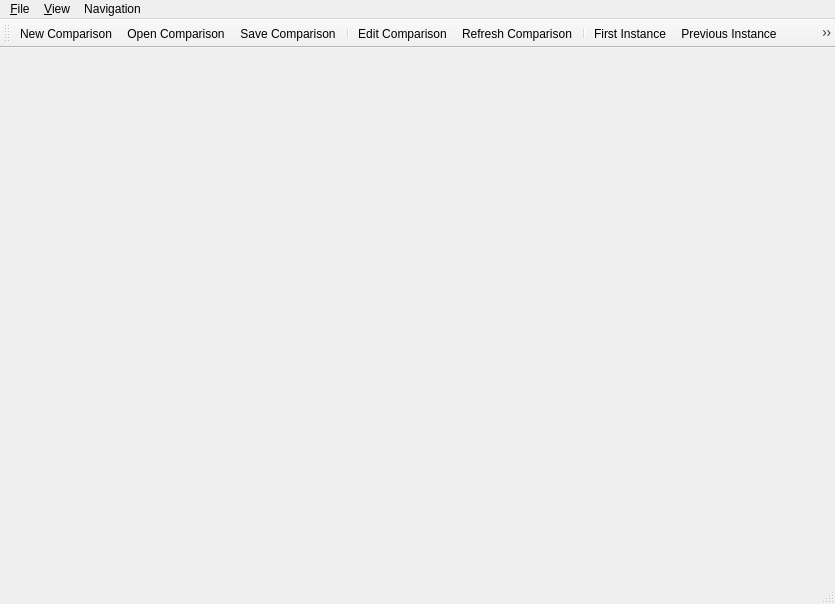
<?xml version="1.0" encoding="UTF-8"?>
<ui version="4.0">
 <class>MainWindowClass</class>
 <widget class="QMainWindow" name="MainWindowClass">
  <property name="geometry">
   <rect>
    <x>0</x>
    <y>0</y>
    <width>835</width>
    <height>604</height>
   </rect>
  </property>
  <property name="windowTitle">
   <string>Caméléon</string>
  </property>
  <widget class="MainView" name="mainView">
   <widget class="QWidget" name="gridLayoutWidget">
    <property name="geometry">
     <rect>
      <x>70</x>
      <y>80</y>
      <width>141</width>
      <height>61</height>
     </rect>
    </property>
    <layout class="QGridLayout" name="gridLayout"/>
   </widget>
  </widget>
  <widget class="QMenuBar" name="menuBar">
   <property name="geometry">
    <rect>
     <x>0</x>
     <y>0</y>
     <width>835</width>
     <height>22</height>
    </rect>
   </property>
   <widget class="QMenu" name="menuFile">
    <property name="title">
     <string>&amp;File</string>
    </property>
    <addaction name="actionNewComparison"/>
    <addaction name="actionOpenComparison"/>
    <addaction name="actionSaveComparison"/>
    <addaction name="actionSaveComparisonAs"/>
    <addaction name="separator"/>
    <addaction name="actionEditComparison"/>
    <addaction name="actionRefreshComparison"/>
    <addaction name="separator"/>
    <addaction name="actionCloseComparison"/>
    <addaction name="separator"/>
    <addaction name="actionQuit"/>
   </widget>
   <widget class="QMenu" name="menuView">
    <property name="title">
     <string>&amp;View</string>
    </property>
    <addaction name="actionZoomIn"/>
    <addaction name="actionZoomOut"/>
    <addaction name="actionZoom1to1"/>
    <addaction name="separator"/>
    <addaction name="actionSaveScreenshot"/>
   </widget>
   <widget class="QMenu" name="menuNavigation">
    <property name="title">
     <string>Navigation</string>
    </property>
    <addaction name="actionFirstInstance"/>
    <addaction name="actionPreviousInstance"/>
    <addaction name="actionNextInstance"/>
    <addaction name="actionLastInstance"/>
   </widget>
   <addaction name="menuFile"/>
   <addaction name="menuView"/>
   <addaction name="menuNavigation"/>
  </widget>
  <widget class="QToolBar" name="mainToolBar">
   <attribute name="toolBarArea">
    <enum>TopToolBarArea</enum>
   </attribute>
   <attribute name="toolBarBreak">
    <bool>false</bool>
   </attribute>
   <addaction name="actionNewComparison"/>
   <addaction name="actionOpenComparison"/>
   <addaction name="actionSaveComparison"/>
   <addaction name="separator"/>
   <addaction name="actionEditComparison"/>
   <addaction name="actionRefreshComparison"/>
   <addaction name="separator"/>
   <addaction name="actionFirstInstance"/>
   <addaction name="actionPreviousInstance"/>
   <addaction name="actionNextInstance"/>
   <addaction name="actionLastInstance"/>
  </widget>
  <widget class="QStatusBar" name="statusBar"/>
  <action name="actionNewComparison">
   <property name="text">
    <string>&amp;New Comparison...</string>
   </property>
   <property name="shortcut">
    <string>Ctrl+N</string>
   </property>
  </action>
  <action name="actionOpenComparison">
   <property name="text">
    <string>&amp;Open Comparison...</string>
   </property>
   <property name="shortcut">
    <string>Ctrl+O</string>
   </property>
  </action>
  <action name="actionCloseComparison">
   <property name="text">
    <string>&amp;Close Comparison</string>
   </property>
   <property name="shortcut">
    <string>Ctrl+W</string>
   </property>
  </action>
  <action name="actionQuit">
   <property name="text">
    <string>&amp;Quit</string>
   </property>
   <property name="shortcut">
    <string>Ctrl+Q</string>
   </property>
  </action>
  <action name="actionSaveComparison">
   <property name="text">
    <string>&amp;Save Comparison</string>
   </property>
   <property name="shortcut">
    <string>Ctrl+S</string>
   </property>
  </action>
  <action name="actionSaveComparisonAs">
   <property name="text">
    <string>Save Comparison &amp;As...</string>
   </property>
  </action>
  <action name="actionZoomIn">
   <property name="text">
    <string>Zoom &amp;In</string>
   </property>
   <property name="shortcut">
    <string>Ctrl+=</string>
   </property>
  </action>
  <action name="actionZoomOut">
   <property name="text">
    <string>Zoom &amp;Out</string>
   </property>
   <property name="shortcut">
    <string>Ctrl+-</string>
   </property>
  </action>
  <action name="actionZoom1to1">
   <property name="text">
    <string>&amp;1 : 1</string>
   </property>
  </action>
  <action name="actionEditComparison">
   <property name="text">
    <string>&amp;Edit Comparison...</string>
   </property>
   <property name="shortcut">
    <string>Ctrl+E</string>
   </property>
  </action>
  <action name="actionFirstInstance">
   <property name="text">
    <string>&amp;First Instance</string>
   </property>
   <property name="shortcut">
    <string>Home</string>
   </property>
  </action>
  <action name="actionPreviousInstance">
   <property name="text">
    <string>&amp;Previous Instance</string>
   </property>
   <property name="shortcut">
    <string>PgUp</string>
   </property>
  </action>
  <action name="actionNextInstance">
   <property name="text">
    <string>&amp;Next Instance</string>
   </property>
   <property name="shortcut">
    <string>PgDown</string>
   </property>
  </action>
  <action name="actionLastInstance">
   <property name="text">
    <string>&amp;Last Instance</string>
   </property>
   <property name="shortcut">
    <string>End</string>
   </property>
  </action>
  <action name="actionRefreshComparison">
   <property name="text">
    <string>&amp;Refresh Comparison</string>
   </property>
   <property name="shortcut">
    <string>F5</string>
   </property>
  </action>
  <action name="actionSaveScreenshot">
   <property name="text">
    <string>&amp;Save Screenshot...</string>
   </property>
   <property name="shortcut">
    <string>Ctrl+P</string>
   </property>
  </action>
 </widget>
 <layoutdefault spacing="6" margin="11"/>
 <customwidgets>
  <customwidget>
   <class>MainView</class>
   <extends>QWidget</extends>
   <header>MainView.h</header>
   <container>1</container>
  </customwidget>
 </customwidgets>
 <resources>
  <include location="MainWindow.qrc"/>
 </resources>
 <connections/>
</ui>
